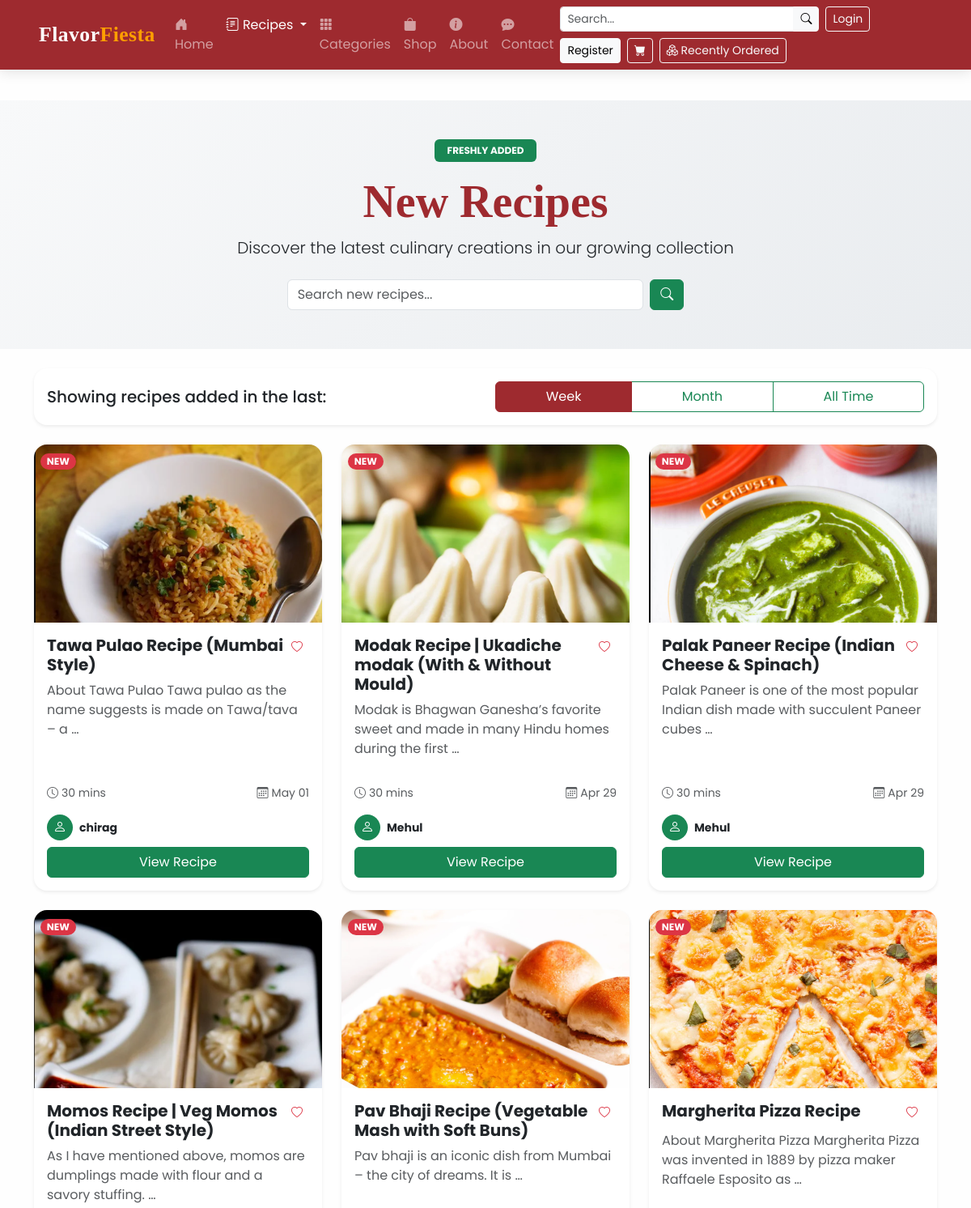
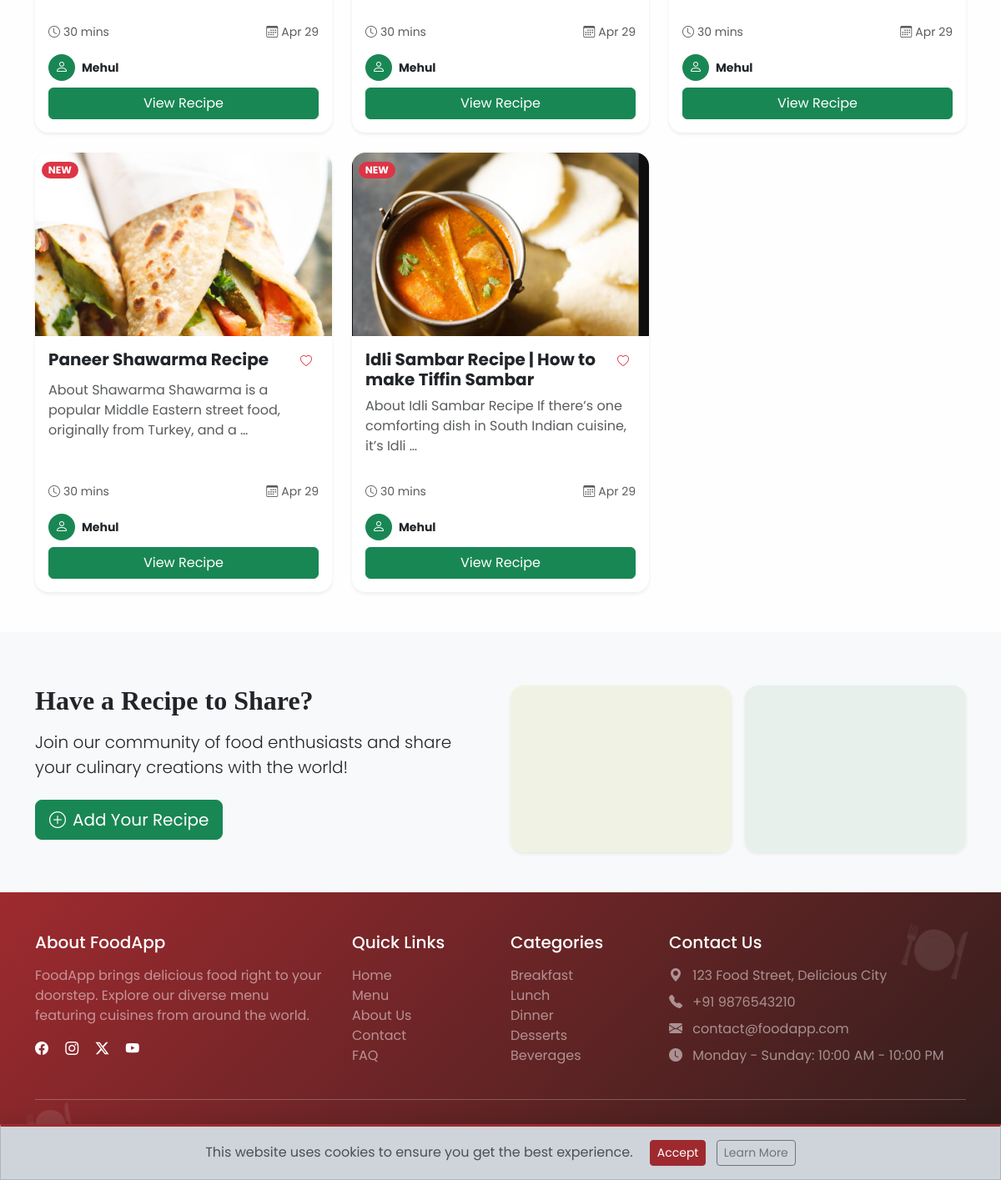
The page /recipes/new/ on the database its author committed (2 pictures, top to bottom).
### recipes/models.py (models this page shows, shortened)
class Recipe(models.Model):
    title = models.CharField(max_length=255)
    description = models.TextField()
    ingredients = models.TextField()
    instructions = models.TextField()
    image = models.ImageField(upload_to='recipes/', null=True, blank=True)
    created_at = models.DateTimeField(auto_now_add=True)
    author = models.ForeignKey(User, on_delete=models.CASCADE, related_name='recipes')
    views = models.PositiveIntegerField(default=0)  # for popularity

### recipes/views.py (the view)
# urls.py: path('new/', views.new_recipes, name='new_recipes'),
def new_recipes(request):
    recipes = Recipe.objects.order_by('-created_at')[:10]
    return render(request, 'recipes/new_recipes.html', {'recipes': recipes})

### recipes/templates/recipes/new_recipes.html (shortened to what this page needs)
{% extends "food/base.html" %}
{% block content %}
<section class="py-5 mb-4" style="background: linear-gradient(135deg, #f8f9fa 0%, #e9ecef 100%);">
  <div class="container">
    <div class="row align-items-center">
      <div class="col-lg-8 mx-auto text-center">
        <span class="badge bg-success px-3 py-2 mb-3">FRESHLY ADDED</span>
        <h1 class="display-4 fw-bold" style="color: var(--primary-color);">New Recipes</h1>
        <p class="lead mb-4">Discover the latest culinary creations in our growing collection</p>
        <div class="d-flex justify-content-center">
          <form class="d-flex col-md-8">
            <input class="form-control me-2" type="search" placeholder="Search new recipes..." aria-label="Search">
            <button class="btn btn-success" type="submit">
              <i class="bi bi-search"></i>
            </button>
          </form>
        </div>
      </div>
    </div>
  </div>
</section>
<div class="container mb-4">
  <div class="card border-0 shadow-sm rounded-4">
    <div class="card-body p-3">
      <div class="row align-items-center">
        <div class="col-md-6">
          <h5 class="mb-0">Showing recipes added in the last:</h5>
        </div>
        <div class="col-md-6">
          <div class="btn-group w-100" role="group">
            <label class="btn btn-outline-success" for="week">Week</label>
            <label class="btn btn-outline-success" for="month">Month</label>
            <label class="btn btn-outline-success" for="alltime">All Time</label>
          </div>
        </div>
      </div>
    </div>
  </div>
</div>
<section class="container pb-5">
  <div class="row g-4">
    {% for recipe in recipes %}
      <div class="col-md-6 col-lg-4">
        <div class="card h-100 shadow-sm border-0 rounded-4 overflow-hidden recipe-card">
          {% if recipe.image %}
            <div class="position-relative">
              <div class="position-absolute top-0 start-0 p-2">
                <span class="badge bg-danger rounded-pill">NEW</span>
              </div>
            </div>
          {% endif %}
          <div class="card-body d-flex flex-column">
            <div class="d-flex justify-content-between align-items-start mb-2">
              <h5 class="card-title fw-bold mb-0">{{ recipe.title }}</h5>
              <button class="btn btn-sm btn-outline-danger border-0">
                <i class="bi bi-heart"></i>
              </button>
            </div>
            <p class="card-text flex-grow-1 text-muted">{{ recipe.description|truncatewords:15 }}</p>
            <div class="d-flex justify-content-between align-items-center mt-3">
              <div class="small text-muted">
                <i class="bi bi-clock me-1"></i>{{ recipe.prep_time|default:"30 mins" }}
              </div>
              <div class="small text-muted">
                <i class="bi bi-calendar3 me-1"></i>{{ recipe.created_at|date:"M d" }}
              </div>
            </div>
            <div class="mt-3">
              <div class="d-flex align-items-center mb-2">
                <div class="me-2">
                  {% if recipe.author.avatar %}
                    <img src="{{ recipe.author.avatar.url }}" class="rounded-circle" width="32" height="32" alt="{{ recipe.author.username }}">
                  {% else %}
                    <div class="bg-success text-white rounded-circle d-flex align-items-center justify-content-center" style="width: 32px; height: 32px;">
                      <i class="bi bi-person"></i>
                    </div>
                  {% endif %}
                </div>
                <div class="small">
                  <strong>{{ recipe.author.username|default:"Chef" }}</strong>
                </div>
              </div>
              <a href="{% url 'recipes:recipe_detail' recipe.id %}" class="btn btn-success w-100">View Recipe</a>
            </div>
          </div>
        </div>
      </div>
    {% endfor %}
  </div>
</section>
<section class="py-5 bg-light">
  <div class="container">
    <div class="row align-items-center">
      <div class="col-lg-6">
        <h2 class="fw-bold mb-3">Have a Recipe to Share?</h2>
        <p class="lead mb-4">Join our community of food enthusiasts and share your culinary creations with the world!</p>
        <a href="{% url 'recipes:create_recipe' %}" class="btn btn-success btn-lg">
          <i class="bi bi-plus-circle me-2"></i>Add Your Recipe
        </a>
      </div>
      <div class="col-lg-6 d-none d-lg-block">
        <div class="row g-3 mt-4 mt-lg-0">
          <div class="col-6">
            <div class="card shadow-sm border-0 rounded-4 h-100 overflow-hidden">
              <div style="height: 200px; background-color: #f0f3e3;"></div>
            </div>
          </div>
          <div class="col-6">
            <div class="card shadow-sm border-0 rounded-4 h-100 overflow-hidden">
              <div style="height: 200px; background-color: #e7f0ea;"></div>
            </div>
          </div>
        </div>
      </div>
    </div>
  </div>
</section>
{% endblock %}

### static/css/style.css (style rules this page uses)
:root { --primary-color:#9E2A2F; --primary-dark: #D35D16; --secondary-color: #9E2A2F; --accent-color: #FF9F00; --success-color: #4A9D4F; --light-bg: #fefefeb7; --dark-bg: #2E1E1C; --dark-content: #3C2A2A; }
body { font-family: 'Poppins', sans-serif; padding-top: 60px; background-color: var(--light-bg); transition: all 0.4s ease; }
h1, h2, h3, .navbar-brand, .display-text { font-family: 'Playfair Display', serif; }
.card { border-radius: 12px; overflow: hidden; transition: all 0.4s ease; border: none; box-shadow: 0 8px 20px rgba(0,0,0,0.08); }

### recipes/templates/recipes/new_recipes.html (style rules this page uses)
.recipe-card { transition: transform 0.3s ease; }
.btn-check:checked + .btn-outline-success { background-color: var(--primary-color); border-color: var(--primary-color); }

### rows shown on the page
Recipe: title "Tawa Pulao Recipe (Mumbai Style)", description "About Tawa Pulao Tawa pulao as the name suggests is made on Tawa/tava – a …", prep_time "30 mins", created_at "May 01", author.username "chirag"
Recipe: title "Modak Recipe | Ukadiche modak (With & Without Mould)", description "Modak is Bhagwan Ganesha’s favorite sweet and made in many Hindu homes during the first …", prep_time "30 mins", created_at "Apr 29", author.username "Mehul"
Recipe: title "Palak Paneer Recipe (Indian Cheese & Spinach)", description "Palak Paneer is one of the most popular Indian dish made with succulent Paneer cubes …", prep_time "30 mins", created_at "Apr 29", author.username "Mehul"
Recipe: title "Momos Recipe | Veg Momos (Indian Street Style)", description "As I have mentioned above, momos are dumplings made with flour and a savory stuffing. …", prep_time "30 mins", created_at "Apr 29", author.username "Mehul"
Recipe: title "Pav Bhaji Recipe (Vegetable Mash with Soft Buns)", description "Pav bhaji is an iconic dish from Mumbai – the city of dreams. It is …", prep_time "30 mins", created_at "Apr 29", author.username "Mehul"
Recipe: title "Margherita Pizza Recipe", description "About Margherita Pizza Margherita Pizza was invented in 1889 by pizza maker Raffaele Esposito as …", prep_time "30 mins", created_at "Apr 29", author.username "Mehul"
Recipe: title "Paneer Shawarma Recipe", description "About Shawarma Shawarma is a popular Middle Eastern street food, originally from Turkey, and a …", prep_time "30 mins", created_at "Apr 29", author.username "Mehul"
Recipe: title "Idli Sambar Recipe | How to make Tiffin Sambar", description "About Idli Sambar Recipe If there’s one comforting dish in South Indian cuisine, it’s Idli …", prep_time "30 mins", created_at "Apr 29", author.username "Mehul"
